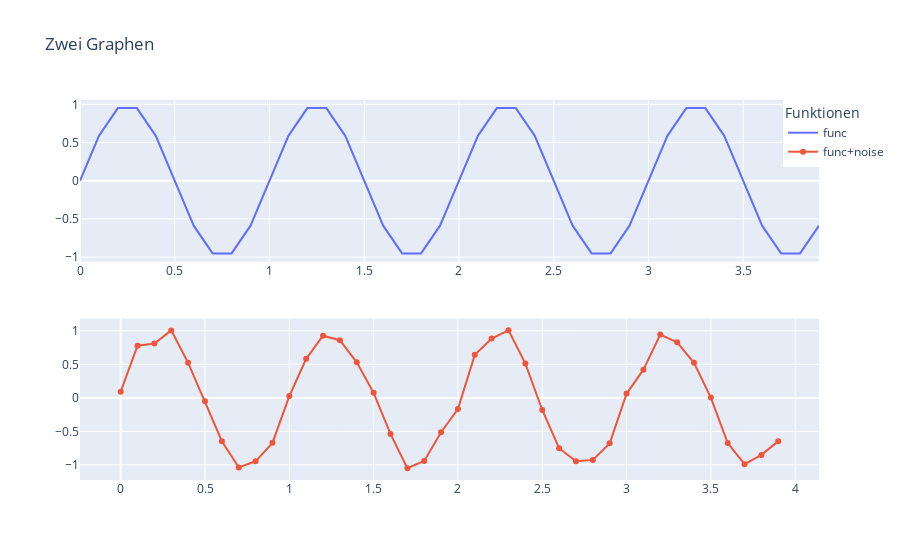

This figure's notebook cell:
### Markdown cell above
## Mehrere Grafiken in einem Plot

### Code cell
def func(x):
    """A simple function"""
    return np.sin(2.0*np.pi*x)
x1 = np.arange(0.0, 4.0, 0.1)
x2 = np.arange(0.0, 4.0, 0.01)
y1 = func(x1)
y2 = func(x2)
y1n = y1 + 0.1*np.random.randn(len(x1))

from plotly.subplots import make_subplots

fig = make_subplots(rows=2, cols=1)
fig.append_trace(go.Scatter(x=x1,
y=y1,
name='func'),
row=1,
col=1)
fig.append_trace(go.Scatter(x=x1,
y=y1n,
mode='lines+markers',
name='func+noise'),
row=2,
col=1)

fig.update_layout(title='Zwei Graphen',
legend_title_text='Funktionen',
legend=dict(x=0.95, y=1)
)
fig.show()

### Figure 1 — Plotly figure (JSON) as saved in the notebook; plotly's stock layout.template omitted (floating-point values rounded to 4 significant figures)
{"data": [{"name": "func", "type": "scatter", "x": [0, 0.1, 0.2, 0.3, 0.4, 0.5, 0.6, 0.7, 0.8, 0.9, 1, 1.1, 1.2, 1.3, 1.4, 1.5, 1.6, 1.7, 1.8, 1.9, 2, 2.1, 2.2, 2.3, 2.4, 2.5, 2.6, 2.7, 2.8, 2.9, 3, 3.1, 3.2, 3.3, 3.4, 3.5, 3.6, 3.7, 3.8, 3.9], "xaxis": "x", "y": [0, 0.5878, 0.9511, 0.9511, 0.5878, 1.225e-16, -0.5878, -0.9511, -0.9511, -0.5878, -2.449e-16, 0.5878, 0.9511, 0.9511, 0.5878, 3.674e-16, -0.5878, -0.9511, -0.9511, -0.5878, -4.899e-16, 0.5878, 0.9511, 0.9511, 0.5878, 6.123e-16, -0.5878, -0.9511, -0.9511, -0.5878, -7.348e-16, 0.5878, 0.9511, 0.9511, 0.5878, 8.573e-16, -0.5878, -0.9511, -0.9511, -0.5878], "yaxis": "y"}, {"mode": "lines+markers", "name": "func+noise", "type": "scatter", "x": [0, 0.1, 0.2, 0.3, 0.4, 0.5, 0.6, 0.7, 0.8, 0.9, 1, 1.1, 1.2, 1.3, 1.4, 1.5, 1.6, 1.7, 1.8, 1.9, 2, 2.1, 2.2, 2.3, 2.4, 2.5, 2.6, 2.7, 2.8, 2.9, 3, 3.1, 3.2, 3.3, 3.4, 3.5, 3.6, 3.7, 3.8, 3.9], "xaxis": "x2", "y": [0.09262, 0.7787, 0.8112, 1.007, 0.5227, -0.04871, -0.647, -1.037, -0.9462, -0.6709, 0.02705, 0.5828, 0.9272, 0.8603, 0.5301, 0.07554, -0.5377, -1.049, -0.9411, -0.5126, -0.1669, 0.6421, 0.8848, 1.008, 0.5115, -0.1805, -0.7505, -0.9462, -0.9251, -0.6782, 0.06386, 0.4216, 0.9444, 0.83, 0.5226, 0.00474, -0.6738, -0.9895, -0.8504, -0.6455], "yaxis": "y2"}], "layout": {"legend": {"title": {"text": "Funktionen"}, "x": 0.95, "y": 1}, "title": {"text": "Zwei Graphen"}, "xaxis": {"anchor": "y", "domain": [0, 1]}, "xaxis2": {"anchor": "y2", "domain": [0, 1]}, "yaxis": {"anchor": "x", "domain": [0.575, 1]}, "yaxis2": {"anchor": "x2", "domain": [0, 0.425]}}}
